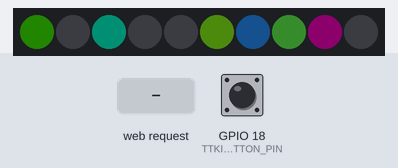
Recording of a sketch running on a simulated ESP32. Parts: 10 RGB LEDs in strip order, left to right. Inputs (shaded band) come from the test bench; at power-on: GPIO 18 (TTKIOT_BUTTON_PIN) LOW. Dim RGB values are drawn brighter than linear; WiFi joins after 1.5 s; servers stay silent unless stated; random numbers use the default seed unless the sketch sets one; what the sketch prints to the serial monitor is not drawn.

Above: at 5.3 s.
5.4 s: GPIO 18 (TTKIOT_BUTTON_PIN) pulled HIGH for 0.15 s
At 5.84 s:
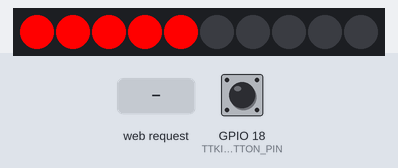
At 6.77 s:
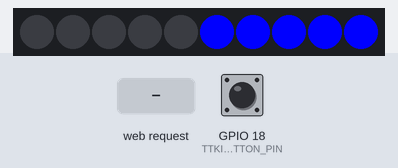
7.8 s: HTTP request GET /buttonPress received
At 20.47 s:
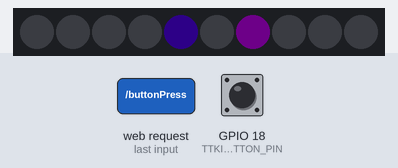

The sketch:

TTKIOT-SB-DM.ino
```cpp
#include "pindefs.h"
#include "leds.h"
#include "button.h"
#include <WiFi.h>
#include <WebServer.h>

const char *ssid = "****";
const char *password = "****";
WebServer webserver(80);

void wifiSetup()
{

  Serial.printf("Connecting to %s ", ssid);
  WiFi.begin(ssid, password);
  while (WiFi.status() != WL_CONNECTED)
  {
    delay(500);
    Serial.print(".");
  }
  Serial.println("");
  Serial.println("WiFi connected");
  Serial.println("IP address: ");
  Serial.println(WiFi.localIP());
}

void webServerSetup()
{
  webserver.on("/", handleRoot);
  webserver.onNotFound(handleRoot);
  webserver.on("/buttonPress", webPress);
  webserver.begin();
}

void setup()
{
  Serial.begin(115200);
  ledSetup();
  buttonSetup();
  wifiSetup();
  webServerSetup();
}

void loop()
{
  buttonRun();
  showRandom();
  webserver.handleClient();
}

void handleRoot()
{
  String temp PROGMEM = "<!DOCTYPE html><html><head> <meta http-equiv='refresh' content='10'/><title>TTKIOT Demo</title></head><body> <body> <h1>Hello from TTKIOT!</h1><button onclick='myFunction()'>VIRTUAL BUTTON</button> <p id='demo'></p></body> <script>function myFunction(){let request=new XMLHttpRequest(); request.open('GET', '/buttonPress'); request.send(); request.onload=()=>{if (request.status==200){document.getElementById('demo').innerHTML=request.response;}}}</script></body></html>";
  webserver.send(200, "text/html", temp);
}

void webPress(){
   buttonPress();
   webserver.send(200, "text/plain", "<h3>Button pressed</h3>");
}
```

button.cpp
```cpp
#include "button.h"
#include "leds.h"

int loopCounter = 0;
bool buttonPressed = false;
void buttonSetup()
{
    pinMode(TTKIOT_BUTTON_PIN, INPUT);
    attachInterrupt(TTKIOT_BUTTON_PIN, buttonPress, CHANGE);
}

void buttonPress()
{
    buttonPressed = true;
}

void myAlarm()
{
    if (loopCounter > 100)
    {
        police2(255);
    }
    else
    {
        police(255);
    }
}

void buttonRun()
{
    if (buttonPressed)
    {
        myAlarm();
    }
    buttonPressed = false;
    if (loopCounter == 50)
    {
        circleBack(random(1, 255), random(1, 255), random(1, 255));
    }
    if (loopCounter == 100)
    {
        circle(random(1, 255), random(1, 255), random(1, 255));
    }
    if (loopCounter == 150)
    {
        circleBack(random(1, 255), random(1, 255), random(1, 255));
        loopCounter = 0;
    }
    loopCounter++;
}
```

button.h
```cpp
#ifndef __BUTTON_H
#define __BUTTON_H
#include "pindefs.h"

void buttonSetup();
void buttonPress();
void myAlarm();
void buttonRun();

#endif
```

leds.cpp
```cpp
#include "leds.h"

// TTKIOT-SB-DM comes with 10 onboard LEDs strip on Pin 23
#define NUM_LEDS 10

// Create the FASTLEd object
CRGB leds[NUM_LEDS];

// set DefaultBrightness
int defaultBrightness = 15;

void ledSetup()
{
  FastLED.addLeds<NEOPIXEL, TTKIOT_RGB_PIN>(leds, NUM_LEDS);
  FastLED.setBrightness(defaultBrightness);
  for (size_t i = 0; i < NUM_LEDS; i++)
  {
    leds[i] = CRGB::Black;
    FastLED.show();
  }
  delay(1000);
  circle(0, 255, 0);
}

void police(int brightness)
{
  FastLED.setBrightness(brightness);
  int bltime = 50;
  for (size_t i = 0; i < NUM_LEDS; i++)
  {
    leds[i] = CRGB::Black;
  }
  for (size_t i = 0; i < 3; i++)
  {

    for (size_t i = 0; i < 12; i++)
    {
      leds[0] = CRGB::Red;
      leds[1] = CRGB::Red;
      leds[2] = CRGB::Red;
      leds[3] = CRGB::Red;
      leds[4] = CRGB::Red;
      leds[5] = CRGB::Black;
      leds[6] = CRGB::Black;
      leds[7] = CRGB::Black;
      leds[8] = CRGB::Black;
      leds[9] = CRGB::Black;
      FastLED.show();
      delay(bltime);
      for (size_t i = 0; i < NUM_LEDS; i++)
      {
        leds[i] = CRGB::Black;
      }
      FastLED.show();
      delay(bltime);
    }
    for (size_t i = 0; i < NUM_LEDS; i++)
    {
      leds[i] = CRGB::Black;
    }
    FastLED.show();
    delay(20);
    for (size_t i = 0; i < 12; i++)
    {
      leds[0] = CRGB::Black;
      leds[1] = CRGB::Black;
      leds[2] = CRGB::Black;
      leds[3] = CRGB::Black;
      leds[4] = CRGB::Black;
      leds[5] = CRGB::Blue;
      leds[6] = CRGB::Blue;
      leds[7] = CRGB::Blue;
      leds[8] = CRGB::Blue;
      leds[9] = CRGB::Blue;
      FastLED.show();
      delay(bltime);
      for (size_t i = 0; i < NUM_LEDS; i++)
      {
        leds[i] = CRGB::Black;
      }
      FastLED.show();
      delay(bltime);
    }
  }
  FastLED.setBrightness(defaultBrightness);
  for (size_t i = 0; i < NUM_LEDS; i++)
  {
    leds[i] = CRGB::Black;
  }
  FastLED.show();
}

void police2(int brightness)
{
  for (size_t i = 0; i < 5; i++)
  {
    blueBlink(brightness);
    delay(50);
    redBlink(brightness);
    delay(50);
  }
}

void redBlink(int brightness)
{
  FastLED.setBrightness(brightness);
  for (size_t i = 0; i < 7; i++)
  {
    for (size_t i = 0; i < NUM_LEDS; i++)
    {
      leds[i] = CRGB::Black;
    }
    FastLED.show();
    delay(80);
    for (size_t i = 0; i < NUM_LEDS; i++)
    {
      leds[i] = CRGB::Red;
    }
    FastLED.show();
    delay(80);
  }
  FastLED.setBrightness(defaultBrightness);
  for (size_t i = 0; i < NUM_LEDS; i++)
  {
    leds[i] = CRGB::Black;
  }
  FastLED.show();
}

void blueBlink(int brightness)
{
  FastLED.setBrightness(brightness);
  for (size_t i = 0; i < 7; i++)
  {
    for (size_t i = 0; i < NUM_LEDS; i++)
    {
      leds[i] = CRGB::Black;
    }
    FastLED.show();
    delay(80);
    for (size_t i = 0; i < NUM_LEDS; i++)
    {
      leds[i] = CRGB::Blue;
    }
    FastLED.show();
    delay(80);
  }
  FastLED.setBrightness(defaultBrightness);
  for (size_t i = 0; i < NUM_LEDS; i++)
  {
    leds[i] = CRGB::Black;
  }
  FastLED.show();
}

void circle(int r, int g, int b)
{
  for (size_t i = 0; i < NUM_LEDS; i++)
  {
    leds[i] = CRGB::Black;
    FastLED.show();
  }
  for (size_t i = 0; i < NUM_LEDS; i++)
  {
    leds[i].setRGB(r, g, b);
    FastLED.show();
    delay(80);
  }
  for (size_t i = 0; i < NUM_LEDS; i++)
  {
    leds[i] = CRGB::Black;
    FastLED.show();
    delay(80);
  }
}

void circleBack(int r, int g, int b)
{
  for (size_t i = 0; i < NUM_LEDS; i++)
  {
    leds[i] = CRGB::Black;
    FastLED.show();
  }
  for (size_t i = 0; i < NUM_LEDS; i++)
  {
    leds[9 - i].setRGB(r, g, b);
    FastLED.show();
    delay(80);
  }
  for (size_t i = 0; i < NUM_LEDS; i++)
  {
    leds[9 - i] = CRGB::Black;
    FastLED.show();
    delay(80);
  }
}

void showRandom()
{
  leds[random(0, 9)].setRGB(random(1, 255), random(1, 255), random(1, 255));
  FastLED.show();
  delay(50);
  leds[random(0, 9)] = CRGB::Black;
  FastLED.show();
  delay(50);
}
```

leds.h
```cpp
#ifndef __LEDS_H
#define __LEDS_H
#include "pindefs.h"
#include <FastLED.h>


void ledSetup();
void police(int brightness);
void police2(int brightness);
void redBlink(int brightness);
void blueBlink(int brightness);
void circle(int r, int g, int b);
void circleBack(int r, int g, int b);
void showRandom();

#endif
```

pindefs.h
```cpp
#ifndef __PINDEFS_H
#define __PINDEFS_H
#define TTKIOT_SPEAKER_PIN 5
#define TTKIOT_BUTTON_PIN 18
#define TTKIOT_RGB_PIN 23
#endif 
```
